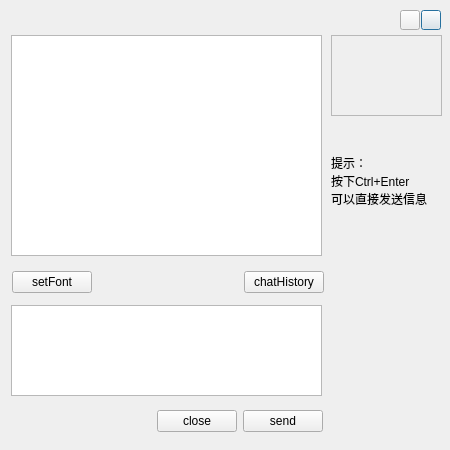
<?xml version="1.0" encoding="UTF-8"?>
<ui version="4.0">
 <class>CChatRoom</class>
 <widget class="QDialog" name="CChatRoom">
  <property name="geometry">
   <rect>
    <x>0</x>
    <y>0</y>
    <width>450</width>
    <height>450</height>
   </rect>
  </property>
  <property name="windowTitle">
   <string>Dialog</string>
  </property>
  <widget class="QLabel" name="label">
   <property name="geometry">
    <rect>
     <x>331</x>
     <y>150</y>
     <width>120</width>
     <height>61</height>
    </rect>
   </property>
   <property name="text">
    <string>提示：
按下Ctrl+Enter
可以直接发送信息</string>
   </property>
  </widget>
  <widget class="QPushButton" name="pb_close">
   <property name="geometry">
    <rect>
     <x>421</x>
     <y>10</y>
     <width>20</width>
     <height>20</height>
    </rect>
   </property>
   <property name="text">
    <string/>
   </property>
  </widget>
  <widget class="QWidget" name="verticalLayoutWidget_4">
   <property name="geometry">
    <rect>
     <x>11</x>
     <y>35</y>
     <width>311</width>
     <height>401</height>
    </rect>
   </property>
   <layout class="QVBoxLayout" name="verticalLayout_6"/>
  </widget>
  <widget class="QTextEdit" name="textEdit">
   <property name="geometry">
    <rect>
     <x>11</x>
     <y>305</y>
     <width>311</width>
     <height>91</height>
    </rect>
   </property>
  </widget>
  <widget class="QLabel" name="lb_othersidedes">
   <property name="geometry">
    <rect>
     <x>331</x>
     <y>215</y>
     <width>101</width>
     <height>201</height>
    </rect>
   </property>
   <property name="text">
    <string/>
   </property>
  </widget>
  <widget class="QFrame" name="f_otherside">
   <property name="geometry">
    <rect>
     <x>331</x>
     <y>35</y>
     <width>111</width>
     <height>81</height>
    </rect>
   </property>
   <property name="frameShape">
    <enum>QFrame::StyledPanel</enum>
   </property>
   <property name="frameShadow">
    <enum>QFrame::Raised</enum>
   </property>
   <widget class="QWidget" name="verticalLayoutWidget_2">
    <property name="geometry">
     <rect>
      <x>-10</x>
      <y>-10</y>
      <width>121</width>
      <height>401</height>
     </rect>
    </property>
    <layout class="QVBoxLayout" name="verticalLayout_4"/>
   </widget>
  </widget>
  <widget class="QLabel" name="lb_top">
   <property name="geometry">
    <rect>
     <x>1</x>
     <y>5</y>
     <width>451</width>
     <height>31</height>
    </rect>
   </property>
   <property name="text">
    <string/>
   </property>
  </widget>
  <widget class="QWidget" name="layoutWidget_2">
   <property name="geometry">
    <rect>
     <x>11</x>
     <y>405</y>
     <width>312</width>
     <height>32</height>
    </rect>
   </property>
   <layout class="QGridLayout" name="gridLayout_2">
    <item row="0" column="0">
     <spacer name="horizontalSpacer_4">
      <property name="orientation">
       <enum>Qt::Horizontal</enum>
      </property>
      <property name="sizeHint" stdset="0">
       <size>
        <width>148</width>
        <height>20</height>
       </size>
      </property>
     </spacer>
    </item>
    <item row="0" column="1">
     <widget class="QPushButton" name="pb_close_3">
      <property name="text">
       <string>close</string>
      </property>
     </widget>
    </item>
    <item row="0" column="2">
     <widget class="QPushButton" name="pb_send_2">
      <property name="text">
       <string>send</string>
      </property>
     </widget>
    </item>
   </layout>
  </widget>
  <widget class="QWidget" name="layoutWidget">
   <property name="geometry">
    <rect>
     <x>12</x>
     <y>266</y>
     <width>312</width>
     <height>32</height>
    </rect>
   </property>
   <layout class="QHBoxLayout" name="horizontalLayout_2">
    <item>
     <widget class="QPushButton" name="pb_setfont_2">
      <property name="text">
       <string>setFont</string>
      </property>
     </widget>
    </item>
    <item>
     <spacer name="horizontalSpacer_3">
      <property name="orientation">
       <enum>Qt::Horizontal</enum>
      </property>
      <property name="sizeHint" stdset="0">
       <size>
        <width>148</width>
        <height>20</height>
       </size>
      </property>
     </spacer>
    </item>
    <item>
     <widget class="QPushButton" name="pb_record_2">
      <property name="text">
       <string>chatHistory</string>
      </property>
     </widget>
    </item>
   </layout>
  </widget>
  <widget class="QTextEdit" name="te_output">
   <property name="geometry">
    <rect>
     <x>11</x>
     <y>35</y>
     <width>311</width>
     <height>221</height>
    </rect>
   </property>
  </widget>
  <widget class="QPushButton" name="pb_min">
   <property name="geometry">
    <rect>
     <x>400</x>
     <y>10</y>
     <width>20</width>
     <height>20</height>
    </rect>
   </property>
   <property name="text">
    <string/>
   </property>
  </widget>
  <widget class="QLabel" name="lb_friendInfo">
   <property name="geometry">
    <rect>
     <x>332</x>
     <y>120</y>
     <width>111</width>
     <height>16</height>
    </rect>
   </property>
   <property name="text">
    <string/>
   </property>
  </widget>
  <zorder>lb_friendInfo</zorder>
  <zorder>lb_top</zorder>
  <zorder>label</zorder>
  <zorder>pb_close</zorder>
  <zorder>verticalLayoutWidget_4</zorder>
  <zorder>textEdit</zorder>
  <zorder>lb_othersidedes</zorder>
  <zorder>f_otherside</zorder>
  <zorder>layoutWidget_2</zorder>
  <zorder>layoutWidget</zorder>
  <zorder>te_output</zorder>
  <zorder>pb_min</zorder>
 </widget>
 <resources/>
 <connections/>
</ui>
